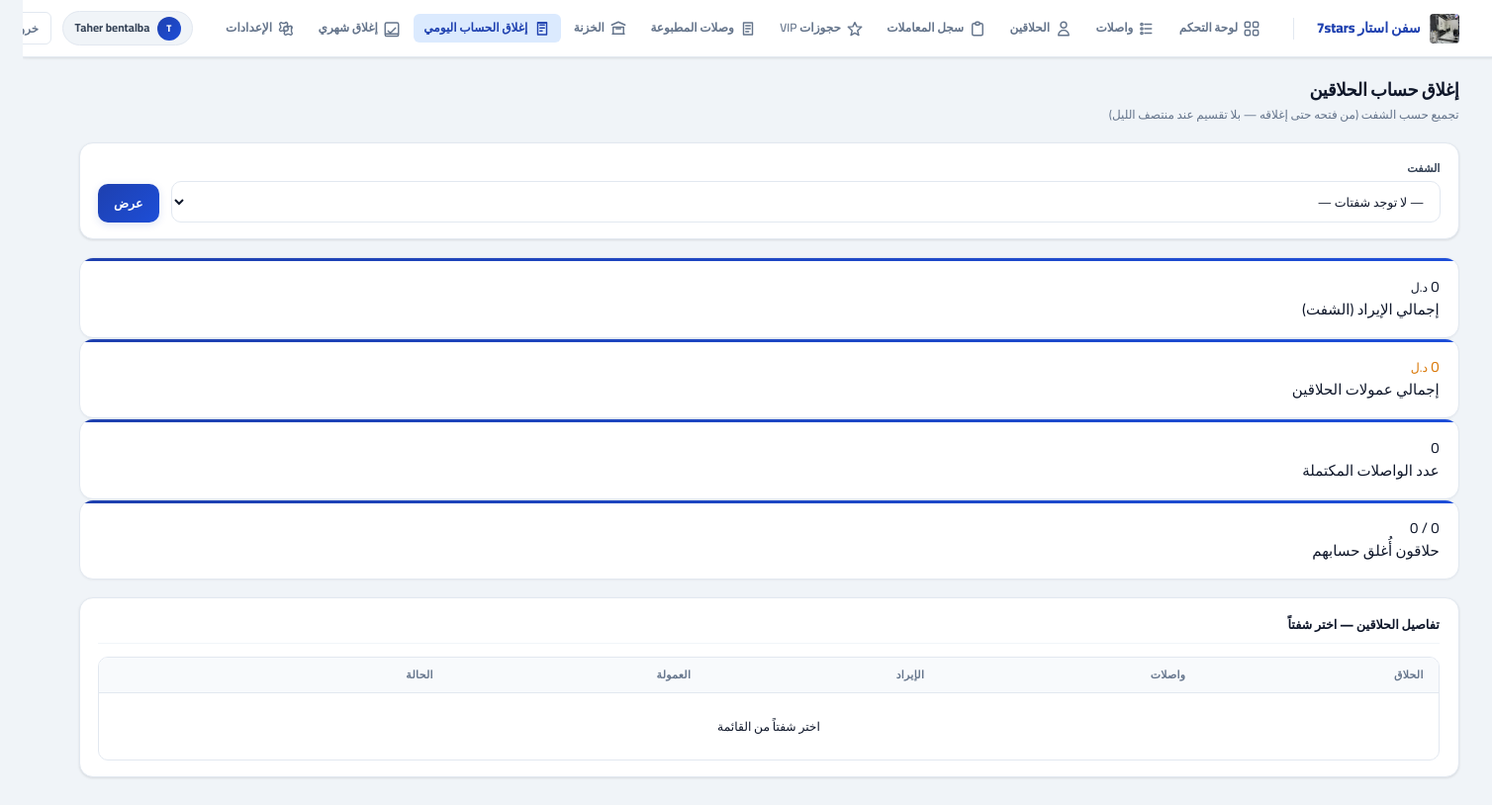
Page /app/daily-close/ (signed in) on the committed database.
### core/models.py (models this page shows, shortened)
class TimestampedModel(models.Model):
    created_at = models.DateTimeField(auto_now_add=True, db_index=True)
    updated_at = models.DateTimeField(auto_now=True, db_index=True)
    class Meta:
        abstract = True

class SystemSetting(TimestampedModel):
    key = models.CharField(max_length=80, unique=True)
    value = models.CharField(max_length=255, blank=True, default="")
    description = models.CharField(max_length=255, blank=True, default="")

### accounts/models.py (models this page shows, shortened)
class User(AbstractUser):
    role = models.CharField(max_length=20, choices=UserRole.choices, default=UserRole.CASHIER)

### barber_ms/views.py (the view, shortened to what this page needs)
# urls.py: path("daily-close/", views.daily_close_view, name="daily_close"),
@login_required
def daily_close_view(request):
    if not _is_cashier_or_admin(request.user):
        messages.error(request, "ليس لديك صلاحية الوصول.")
        return redirect("frontend:dashboard")
    shift_choices = recent_shifts_for_close()
    selected_shift = None
    shift_id = request.GET.get("shift_id") or request.POST.get("shift_id")
    if shift_id:
        selected_shift = Shift.objects.filter(pk=shift_id).first()
    if not selected_shift and shift_choices:
        selected_shift = shift_choices[0]
    summaries = []
    if selected_shift:
        summaries = [
            barber_shift_summary(bp, selected_shift)
            for bp in BarberProfile.objects.order_by("name")
        ]
    totals = {
        "revenue": sum(s["total_revenue"] for s in summaries),
        "commission": sum(s["total_commission"] for s in summaries),
        "tickets": sum(s["ticket_count"] for s in summaries),
        "closed": sum(1 for s in summaries if s["is_closed"]),
    }
    return render(
        request,
        "frontend/daily_close.html",
        {
            "selected_shift": selected_shift,
            "shift_range": shift_display_range(selected_shift) if selected_shift else "",
            "shift_choices": shift_choices,
            "summaries": summaries,
            "totals": totals,
            "is_admin": _is_admin(request.user),
        },
    )

### barber_ms/context_processors.py (called while the page is built)
def _time_greeting_ar() -> str:
    h = timezone.localtime().hour
    if 5 <= h < 12:
        return "صباح الخير"
    if 12 <= h < 17:
        return "طاب نهارك"
    if 17 <= h < 22:
        return "مساء الخير"
    return "أهلاً بك"

def system_settings(request):
    try:
        qs = SystemSetting.objects.filter(key__in=_DEFAULTS.keys()).values_list("key", "value")
        stored = dict(qs)
    except Exception:
        stored = {}
    merged = {k: stored.get(k) or v for k, v in _DEFAULTS.items()}
    theme_key = merged.get("theme", "ocean")
    theme = THEMES.get(theme_key, THEMES["ocean"])
    now_local = timezone.localtime()
    return {
        "sys": merged,
        "theme": theme,
        "themes": THEMES,
        "time_greeting": _time_greeting_ar(),
        "now_local": now_local,
        "weekday_ar": _AR_WEEKDAYS[now_local.weekday()],
        "barber_login_enabled": merged.get("barber_login_enabled", "0") == "1",
    }

### barber_ms/views.py (called while the page is built)
def _is_admin(user):
    return user.role == UserRole.ADMIN or user.is_superuser

def _is_cashier_or_admin(user):
    return user.role in (UserRole.ADMIN, UserRole.CASHIER) or user.is_superuser

### core/shift_utils.py (called while the page is built)
def get_open_shift() -> Shift | None:
    return (
        Shift.objects.filter(is_closed=False, ended_at__isnull=True)
        .order_by("-started_at")
        .first()
    )

def recent_shifts_for_close(*, limit: int = 30):
    open_s = get_open_shift()
    closed = Shift.objects.filter(is_closed=True).order_by("-ended_at", "-id")[:limit]
    if open_s:
        return [open_s] + [s for s in closed if s.pk != open_s.pk]
    return list(closed)

### templates/frontend/daily_close.html (shortened to what this page needs)
{% extends "frontend/base.html" %}
{% block header_title %}إغلاق حساب الحلاقين{% endblock %}
{% block header_subtitle %}تجميع حسب الشفت (من فتحه حتى إغلاقه — بلا تقسيم عند منتصف الليل){% endblock %}
{% block content %}
<div class="filter-bar card" style="padding:16px 18px;margin-bottom:18px;display:flex;flex-wrap:wrap;gap:12px;align-items:end">
  <form method="get" style="display:flex;flex-wrap:wrap;gap:12px;align-items:end;flex:1">
    <div class="field" style="min-width:220px">
      <label>الشفت</label>
      <select name="shift_id" class="field-input">
        {% for s in shift_choices %}
        <option value="{{ s.id }}" {% if selected_shift and s.id == selected_shift.id %}selected{% endif %}>
          {{ s.name }}{% if not s.is_closed %} (مفتوح){% endif %}
        </option>
        {% empty %}
        <option value="">— لا توجد شفتات —</option>
        {% endfor %}
      </select>
    </div>
    <button type="submit" class="btn btn-p">عرض</button>
  </form>
</div>
<div class="summary-grid" style="margin-bottom:18px">
  <div class="kpi-card">
    <div class="kpi-data">
      <div class="kv">{{ totals.revenue|floatformat:0 }} <small>{{ sys.currency }}</small></div>
      <div class="kl">إجمالي الإيراد (الشفت)</div>
    </div>
  </div>
  <div class="kpi-card">
    <div class="kpi-data">
      <div class="kv" style="color:var(--warning)">{{ totals.commission|floatformat:0 }} <small>{{ sys.currency }}</small></div>
      <div class="kl">إجمالي عمولات الحلاقين</div>
    </div>
  </div>
  <div class="kpi-card">
    <div class="kpi-data">
      <div class="kv">{{ totals.tickets }}</div>
      <div class="kl">عدد الواصلات المكتملة</div>
    </div>
  </div>
  <div class="kpi-card">
    <div class="kpi-data">
      <div class="kv">{{ totals.closed }} / {{ summaries|length }}</div>
      <div class="kl">حلاقون أُغلق حسابهم</div>
    </div>
  </div>
</div>
<div class="card-accent">
  <div class="card-accent-inner">
    <div class="section-title">تفاصيل الحلاقين — {% if selected_shift %}{{ selected_shift.name }}{% else %}اختر شفتاً{% endif %}</div>
    <div class="tbl-wrap" style="margin-top:12px">
      <table>
        <thead>
          <tr>
            <th>الحلاق</th>
            <th>واصلات</th>
            <th>الإيراد</th>
            <th>العمولة</th>
            <th>الحالة</th>
            <th></th>
          </tr>
        </thead>
        <tbody>
          {% for s in summaries %}
          <tr>
            <td>
              <a href="{% url 'frontend:barber_operations' s.barber.id %}?period=shift&shift_id={{ selected_shift.id }}">
                <b>{{ s.barber.display_name }}</b>
              </a>
            </td>
            <td>{{ s.ticket_count }}</td>
            <td>{{ s.total_revenue|floatformat:0 }} {{ sys.currency }}</td>
            <td>{{ s.total_commission|floatformat:0 }} {{ sys.currency }}</td>
            <td>
              {% if s.is_closed %}
              <span class="badge badge-green">مُغلق</span>
              {% else %}
              <span class="badge badge-yellow">مفتوح</span>
              {% endif %}
            </td>
            <td>
              {% if not s.is_closed and s.ticket_count > 0 %}
              <form method="post" style="display:inline">
                {% csrf_token %}
                <input type="hidden" name="shift_id" value="{{ selected_shift.id }}">
                <input type="hidden" name="action" value="close_one">
                <input type="hidden" name="barber_id" value="{{ s.barber.id }}">
                <button type="submit" class="btn btn-p btn-sm">إغلاق الحساب</button>
              </form>
              {% elif s.is_closed %}
              <span class="muted" style="font-size:.75rem">{{ s.close_record.closed_at|date:"H:i" }}</span>
              {% else %}
              <span class="muted" style="font-size:.75rem">—</span>
              {% endif %}
            </td>
          </tr>
          {% empty %}
          <tr><td colspan="6" class="muted" style="text-align:center;padding:24px">{% if selected_shift %}لا حلاقين{% else %}اختر شفتاً من القائمة{% endif %}</td></tr>
          {% endfor %}
        </tbody>
      </table>
    </div>
  </div>
</div>
{% endblock %}

### templates/frontend/base.html (shortened to what this page needs)
<!DOCTYPE html>
<html lang="ar" dir="rtl">
<head>
</head>
<body>
  <header class="app-nav">
    <div class="nav-inner">
      <a class="nav-brand" href="{% url 'frontend:dashboard' %}">
        {% if sys.logo %}
          <img src="/media/{{ sys.logo }}" alt="{{ sys.business_name }}">
        {% endif %}
        <span>{{ sys.business_name|default:"Barber Pro" }}</span>
      </a>
      <nav class="nav-links" aria-label="التنقل الرئيسي">
        <a href="{% url 'frontend:dashboard' %}" class="{% if request.resolver_match.url_name == 'dashboard' %}active{% endif %}">
          <span class="nav-link-icon">
          </span>
          <span class="label">لوحة التحكم</span>
        </a>
        <a href="{% url 'frontend:queue' %}" class="{% if request.resolver_match.url_name == 'queue' %}active{% endif %}">
          <span class="nav-link-icon">
            <svg viewBox="0 0 24 24" fill="none" stroke="currentColor" stroke-width="1.9" stroke-linecap="round" stroke-linejoin="round" aria-hidden="true">
              <path d="M8 6h9" />
              <path d="M8 12h9" />
              <path d="M8 18h9" />
              <circle cx="4" cy="6" r="1.5" />
              <circle cx="4" cy="12" r="1.5" />
              <circle cx="4" cy="18" r="1.5" />
            </svg>
          </span>
          <span class="label">واصلات</span>
        </a>
        <a href="{% url 'frontend:barbers_list' %}" class="{% if request.resolver_match.url_name == 'barbers_list' or request.resolver_match.url_name == 'barber_operations' %}active{% endif %}">
          <span class="nav-link-icon">
            <svg viewBox="0 0 24 24" fill="none" stroke="currentColor" stroke-width="1.9" stroke-linecap="round" stroke-linejoin="round" aria-hidden="true">
              <path d="M16 7a4 4 0 11-8 0 4 4 0 018 0zM12 14a7 7 0 00-7 7h14a7 7 0 00-7-7z" />
            </svg>
          </span>
          <span class="label">الحلاقين</span>
        </a>
        <a href="{% url 'frontend:transactions_log' %}" class="{% if request.resolver_match.url_name == 'transactions_log' %}active{% endif %}">
          <span class="nav-link-icon">
            <svg viewBox="0 0 24 24" fill="none" stroke="currentColor" stroke-width="1.9" stroke-linecap="round" stroke-linejoin="round" aria-hidden="true">
              <path d="M9 5H7a2 2 0 00-2 2v12a2 2 0 002 2h10a2 2 0 002-2V7a2 2 0 00-2-2h-2" />
              <path d="M9 5a2 2 0 002 2h2a2 2 0 002-2M9 5a2 2 0 012-2h2a2 2 0 012 2" />
            </svg>
          </span>
          <span class="label">سجل المعاملات</span>
        </a>
        {% if request.user.role == "ADMIN" or request.user.role == "CASHIER" or request.user.is_superuser %}
        <a href="{% url 'frontend:vip:vip_bookings_list' %}" class="{% if 'vip_booking' in request.resolver_match.url_name %}active{% endif %}">
          <span class="nav-link-icon">
            <svg viewBox="0 0 24 24" fill="none" stroke="currentColor" stroke-width="1.9" stroke-linecap="round" stroke-linejoin="round" aria-hidden="true">
              <path d="M12 17.75l-5.25 3.15 1.6-6.18L3 9.75l6.35-.55L12 3.5l2.65 5.7 6.35.55-5.35 4.97 1.6 6.18z" />
            </svg>
          </span>
          <span class="label">حجوزات VIP</span>
        </a>
        <a href="{% url 'frontend:vip:receipts_list' %}" class="{% if 'receipt' in request.resolver_match.url_name %}active{% endif %}">
          <span class="nav-link-icon">
            <svg viewBox="0 0 24 24" fill="none" stroke="currentColor" stroke-width="1.9" stroke-linecap="round" stroke-linejoin="round" aria-hidden="true">
              <path d="M6 4h12v16H6z" />
              <path d="M9 8h6" />
              <path d="M9 12h6" />
              <path d="M9 16h4" />
            </svg>
          </span>
          <span class="label">وصلات المطبوعة</span>
        </a>
        <a href="{% url 'frontend:treasury' %}" class="{% if request.resolver_match.url_name == 'treasury' %}active{% endif %}">
          <span class="nav-link-icon">
            <svg viewBox="0 0 24 24" fill="none" stroke="currentColor" stroke-width="1.9" stroke-linecap="round" stroke-linejoin="round" aria-hidden="true">
              <path d="M4 19h16" />
              <path d="M3 7l9-4 9 4" />
              <path d="M5 19V10h14v9" />
              <path d="M9 12h6" />
            </svg>
          </span>
          <span class="label">الخزنة</span>
        </a>
        <a href="{% url 'frontend:daily_close' %}" class="{% if request.resolver_match.url_name == 'daily_close' %}active{% endif %}">
          <span class="nav-link-icon">
            <svg viewBox="0 0 24 24" fill="none" stroke="currentColor" stroke-width="1.9" stroke-linecap="round" stroke-linejoin="round" aria-hidden="true">
              <path d="M9 7h6" />
              <path d="M9 11h6" />
              <path d="M9 15h3" />
              <path d="M6 4h12v16H6z" />
              <path d="M6 4l12 0" />
            </svg>
          </span>
          <span class="label">إغلاق الحساب اليومي</span>
        </a>
        <a href="{% url 'frontend:monthly_close' %}" class="{% if request.resolver_match.url_name == 'monthly_close' %}active{% endif %}">
          <span class="nav-link-icon">
            <svg viewBox="0 0 24 24" fill="none" stroke="currentColor" stroke-width="1.9" stroke-linecap="round" stroke-linejoin="round" aria-hidden="true">
              <path d="M4 19h16" />
              <path d="M7 15l3 3 7-7" />
              <rect x="3" y="4" width="18" height="18" rx="2" />
            </svg>
          </span>
          <span class="label">إغلاق شهري</span>
        </a>
        {% endif %}
        <a href="{% url 'frontend:settings' %}" class="{% if request.resolver_match.url_name == 'settings' %}active{% endif %}">
          <span class="nav-link-icon">
          </span>
          <span class="label">الإعدادات</span>
        </a>
      </nav>
      <div class="nav-user">
        <div class="user-chip">
          <div class="user-avatar">{{ request.user.get_full_name|default:request.user.username|slice:":1" }}</div>
          <span>{{ request.user.get_full_name|default:request.user.username }}</span>
        </div>
        <form method="post" action="{% url 'logout' %}">
          <button class="btn-logout" type="submit">خروج</button>
        </form>
      </div>
    </div>
  </header>
  <main class="page-wrap">
    <div class="page-header">
      <div>
        <div class="page-title">{% block header_title %}لوحة التحكم{% endblock %}</div>
        <div class="page-sub">{% block header_subtitle %}{% endblock %}</div>
      </div>
    </div>
    {% block content %}{% endblock %}
  </main>
  {% include "frontend/partials/swal_global.html" %}
</body>
</html>

### rows in the picture
SystemSetting: business_name "سفن استار 7stars"
User: user.get_full_name "T", user.get_full_name "Taher bentalba"

### other values in the picture
{{ summaries|length }} "0"
